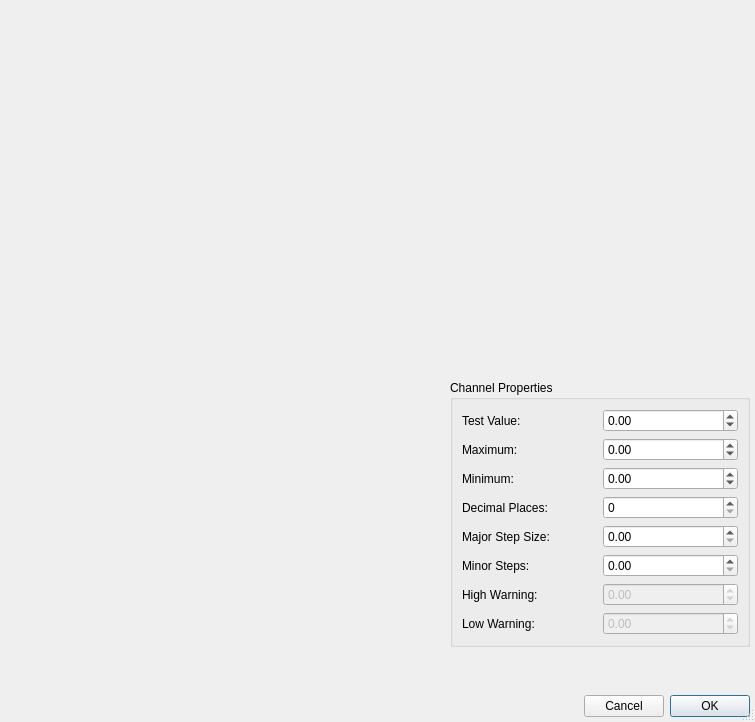
<?xml version="1.0" encoding="UTF-8"?>
<ui version="4.0">
 <class>DialogChannelSetup</class>
 <widget class="QDialog" name="DialogChannelSetup">
  <property name="geometry">
   <rect>
    <x>0</x>
    <y>0</y>
    <width>755</width>
    <height>722</height>
   </rect>
  </property>
  <property name="windowTitle">
   <string>Channel Setup</string>
  </property>
  <property name="sizeGripEnabled">
   <bool>true</bool>
  </property>
  <property name="modal">
   <bool>true</bool>
  </property>
  <layout class="QGridLayout" name="gridLayout_2">
   <property name="leftMargin">
    <number>5</number>
   </property>
   <property name="topMargin">
    <number>5</number>
   </property>
   <property name="rightMargin">
    <number>5</number>
   </property>
   <property name="bottomMargin">
    <number>5</number>
   </property>
   <property name="spacing">
    <number>5</number>
   </property>
   <item row="4" column="1">
    <spacer name="verticalSpacer">
     <property name="orientation">
      <enum>Qt::Vertical</enum>
     </property>
     <property name="sizeHint" stdset="0">
      <size>
       <width>224</width>
       <height>78</height>
      </size>
     </property>
    </spacer>
   </item>
   <item row="5" column="1">
    <widget class="QDialogButtonBox" name="buttonBox">
     <property name="sizePolicy">
      <sizepolicy hsizetype="Fixed" vsizetype="Fixed">
       <horstretch>0</horstretch>
       <verstretch>0</verstretch>
      </sizepolicy>
     </property>
     <property name="layoutDirection">
      <enum>Qt::RightToLeft</enum>
     </property>
     <property name="orientation">
      <enum>Qt::Horizontal</enum>
     </property>
     <property name="standardButtons">
      <set>QDialogButtonBox::Cancel|QDialogButtonBox::Ok</set>
     </property>
     <property name="centerButtons">
      <bool>false</bool>
     </property>
    </widget>
   </item>
   <item row="1" column="1">
    <widget class="QWidget" name="widgetDialContainer" native="true">
     <property name="minimumSize">
      <size>
       <width>300</width>
       <height>300</height>
      </size>
     </property>
    </widget>
   </item>
   <item row="0" column="0" rowspan="6">
    <widget class="QWidget" name="widgetTabelContainer" native="true"/>
   </item>
   <item row="2" column="1">
    <widget class="QWidget" name="widgetNumberDisplayContainer" native="true">
     <property name="minimumSize">
      <size>
       <width>300</width>
       <height>60</height>
      </size>
     </property>
    </widget>
   </item>
   <item row="3" column="1">
    <widget class="QGroupBox" name="groupBox">
     <property name="title">
      <string>Channel Properties</string>
     </property>
     <layout class="QGridLayout" name="gridLayout">
      <item row="4" column="1">
       <widget class="QDoubleSpinBox" name="doubleSpinBoxMajorStepSize">
        <property name="maximum">
         <double>99999999999999.000000000000000</double>
        </property>
       </widget>
      </item>
      <item row="5" column="1">
       <widget class="QDoubleSpinBox" name="doubleSpinBoxMinorSteps">
        <property name="maximum">
         <double>9999999.000000000000000</double>
        </property>
       </widget>
      </item>
      <item row="0" column="1">
       <widget class="QDoubleSpinBox" name="doubleSpinBoxTestValue">
        <property name="minimum">
         <double>-999999999999999.000000000000000</double>
        </property>
        <property name="maximum">
         <double>100000000000000000.000000000000000</double>
        </property>
       </widget>
      </item>
      <item row="0" column="0">
       <widget class="QLabel" name="label_8">
        <property name="text">
         <string>Test Value:</string>
        </property>
       </widget>
      </item>
      <item row="5" column="0">
       <widget class="QLabel" name="label_6">
        <property name="text">
         <string>Minor Steps:</string>
        </property>
       </widget>
      </item>
      <item row="4" column="0">
       <widget class="QLabel" name="label_5">
        <property name="text">
         <string>Major Step Size:</string>
        </property>
       </widget>
      </item>
      <item row="10" column="0">
       <widget class="QLabel" name="label_4">
        <property name="text">
         <string>Low Warning:</string>
        </property>
       </widget>
      </item>
      <item row="10" column="1">
       <widget class="QDoubleSpinBox" name="doubleSpinBoxLowWarning">
        <property name="enabled">
         <bool>false</bool>
        </property>
        <property name="minimum">
         <double>-999999999.000000000000000</double>
        </property>
        <property name="maximum">
         <double>999999999.000000000000000</double>
        </property>
       </widget>
      </item>
      <item row="9" column="1">
       <widget class="QDoubleSpinBox" name="doubleSpinBoxHighWarning">
        <property name="enabled">
         <bool>false</bool>
        </property>
        <property name="minimum">
         <double>-999999999.000000000000000</double>
        </property>
        <property name="maximum">
         <double>999999999.000000000000000</double>
        </property>
       </widget>
      </item>
      <item row="9" column="0">
       <widget class="QLabel" name="label_3">
        <property name="enabled">
         <bool>true</bool>
        </property>
        <property name="text">
         <string>High Warning:</string>
        </property>
       </widget>
      </item>
      <item row="2" column="0">
       <widget class="QLabel" name="label_2">
        <property name="text">
         <string>Minimum:</string>
        </property>
       </widget>
      </item>
      <item row="1" column="0">
       <widget class="QLabel" name="label">
        <property name="text">
         <string>Maximum:</string>
        </property>
       </widget>
      </item>
      <item row="2" column="1">
       <widget class="QDoubleSpinBox" name="doubleSpinBoxMin">
        <property name="minimum">
         <double>-999999999.000000000000000</double>
        </property>
        <property name="maximum">
         <double>999999999.000000000000000</double>
        </property>
       </widget>
      </item>
      <item row="1" column="1">
       <widget class="QDoubleSpinBox" name="doubleSpinBoxMax">
        <property name="decimals">
         <number>2</number>
        </property>
        <property name="minimum">
         <double>-999999999.000000000000000</double>
        </property>
        <property name="maximum">
         <double>999999999.000000000000000</double>
        </property>
       </widget>
      </item>
      <item row="3" column="1">
       <widget class="QSpinBox" name="spinBoxDecimalPlaces"/>
      </item>
      <item row="3" column="0">
       <widget class="QLabel" name="label_7">
        <property name="text">
         <string>Decimal Places:</string>
        </property>
       </widget>
      </item>
     </layout>
     <zorder>label_5</zorder>
     <zorder>label_3</zorder>
     <zorder>doubleSpinBoxHighWarning</zorder>
     <zorder>label_4</zorder>
     <zorder>doubleSpinBoxLowWarning</zorder>
     <zorder>doubleSpinBoxMajorStepSize</zorder>
     <zorder>doubleSpinBoxMinorSteps</zorder>
     <zorder>label_6</zorder>
     <zorder>doubleSpinBoxTestValue</zorder>
     <zorder>label_8</zorder>
     <zorder>doubleSpinBoxMax</zorder>
     <zorder>label</zorder>
     <zorder>doubleSpinBoxMin</zorder>
     <zorder>label_2</zorder>
     <zorder>spinBoxDecimalPlaces</zorder>
     <zorder>label_7</zorder>
    </widget>
   </item>
  </layout>
 </widget>
 <resources/>
 <connections>
  <connection>
   <sender>buttonBox</sender>
   <signal>rejected()</signal>
   <receiver>DialogChannelSetup</receiver>
   <slot>reject()</slot>
   <hints>
    <hint type="sourcelabel">
     <x>316</x>
     <y>260</y>
    </hint>
    <hint type="destinationlabel">
     <x>286</x>
     <y>274</y>
    </hint>
   </hints>
  </connection>
  <connection>
   <sender>buttonBox</sender>
   <signal>accepted()</signal>
   <receiver>DialogChannelSetup</receiver>
   <slot>accept()</slot>
   <hints>
    <hint type="sourcelabel">
     <x>248</x>
     <y>254</y>
    </hint>
    <hint type="destinationlabel">
     <x>157</x>
     <y>274</y>
    </hint>
   </hints>
  </connection>
 </connections>
</ui>
